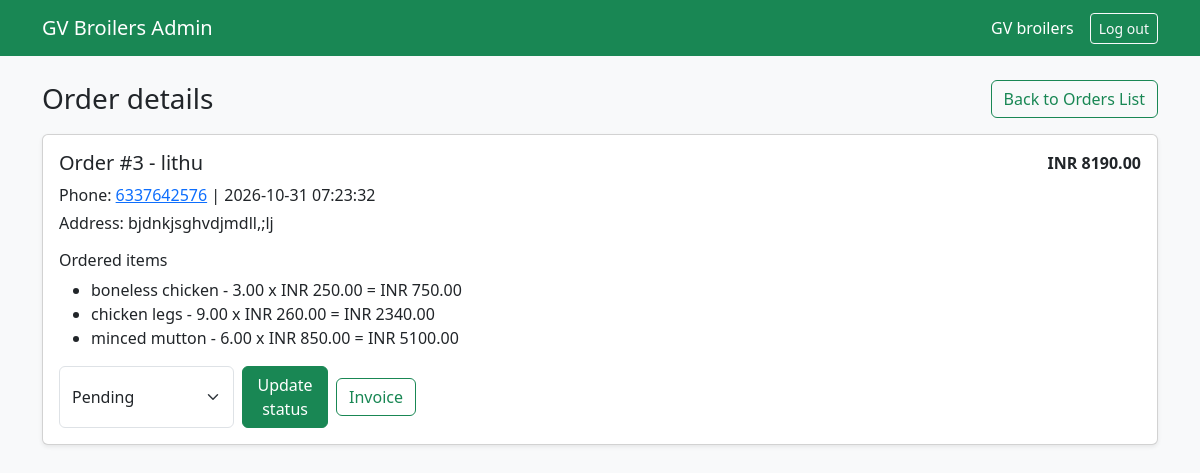
The page /admin-order-details.php?id=3 (signed in) on the database its author committed.
### tables this page shows
CREATE TABLE IF NOT EXISTS `orders` (
  `id` bigint(20) UNSIGNED NOT NULL AUTO_INCREMENT,
  `customer_name` varchar(150) NOT NULL,
  `phone` varchar(20) NOT NULL,
  `address` text,
  `notes` text,
  `total_amount` decimal(10,2) NOT NULL DEFAULT '0.00',
  `status` enum('pending','confirmed','preparing','delivered','cancelled') NOT NULL DEFAULT 'pending',
  `created_at` timestamp NOT NULL DEFAULT CURRENT_TIMESTAMP,
  PRIMARY KEY (`id`)
);

CREATE TABLE IF NOT EXISTS `order_items` (
  `id` bigint(20) UNSIGNED NOT NULL AUTO_INCREMENT,
  `order_id` bigint(20) UNSIGNED NOT NULL,
  `product_id` int(11) NOT NULL,
  `product_name` varchar(150) NOT NULL,
  `quantity` decimal(10,2) NOT NULL,
  `unit_price` decimal(10,2) NOT NULL,
  `line_total` decimal(10,2) NOT NULL,
  `created_at` timestamp NULL DEFAULT CURRENT_TIMESTAMP,
  PRIMARY KEY (`id`),
  KEY `fk_order_items_order` (`order_id`)
);

### admin-order-details.php (the view, shortened to what this page needs)
<?php
require_once __DIR__ . '/includes/db.php';
$orderId = filter_var(isset($_GET['id']) ? $_GET['id'] : null, FILTER_VALIDATE_INT);
$statuses = array('pending', 'confirmed', 'preparing', 'delivered', 'cancelled');
$stmt = mysqli_prepare($con, 'SELECT id, customer_name, phone, address, notes, total_amount, status, created_at FROM orders WHERE id = ? LIMIT 1');
mysqli_stmt_bind_param($stmt, 'i', $orderId);
mysqli_stmt_execute($stmt);
$order = mysqli_fetch_assoc(mysqli_stmt_get_result($stmt));
$itemStmt = mysqli_prepare($con, 'SELECT product_name, quantity, unit_price, line_total FROM order_items WHERE order_id = ?');
mysqli_stmt_bind_param($itemStmt, 'i', $orderId);
mysqli_stmt_execute($itemStmt);
$items = mysqli_stmt_get_result($itemStmt);
?>
<!DOCTYPE html><html lang="en"><head><link rel="stylesheet" href="css/bootstrap.min.css"></head><body class="bg-light">
<nav class="navbar bg-success navbar-dark"><div class="container"><a class="navbar-brand" href="admin-orders-list.php">GV Broilers Admin</a><span class="text-white ms-auto me-3"><?php echo htmlspecialchars($_SESSION['admin_username'], ENT_QUOTES, 'UTF-8'); ?></span><a class="btn btn-outline-light btn-sm" href="admin-logout.php">Log out</a></div></nav>
<main class="container py-4"><div class="d-flex justify-content-between align-items-center mb-3"><h1 class="h3 mb-0">Order details</h1><a class="btn btn-outline-success" href="admin-orders-list.php">Back to Orders List</a></div>
<section class="card shadow-sm"><div class="card-body"><div class="d-flex flex-wrap justify-content-between gap-2"><h2 class="h5 mb-0">Order #<?php echo (int) $order['id']; ?> - <?php echo htmlspecialchars($order['customer_name'], ENT_QUOTES, 'UTF-8'); ?></h2><strong>INR <?php echo htmlspecialchars($order['total_amount'], ENT_QUOTES, 'UTF-8'); ?></strong></div>
<p class="mb-1 mt-2">Phone: <a href="tel:<?php echo htmlspecialchars($order['phone'], ENT_QUOTES, 'UTF-8'); ?>"><?php echo htmlspecialchars($order['phone'], ENT_QUOTES, 'UTF-8'); ?></a> | <?php echo htmlspecialchars($order['created_at'], ENT_QUOTES, 'UTF-8'); ?></p>
<?php if ($order['address']) { ?><p class="mb-1">Address: <?php echo nl2br(htmlspecialchars($order['address'], ENT_QUOTES, 'UTF-8')); ?></p><?php } ?>
<h3 class="h6 mt-3">Ordered items</h3><ul class="mb-3"><?php while ($item = mysqli_fetch_assoc($items)) { ?><li><?php echo htmlspecialchars($item['product_name'], ENT_QUOTES, 'UTF-8'); ?> - <?php echo htmlspecialchars($item['quantity'], ENT_QUOTES, 'UTF-8'); ?> x INR <?php echo htmlspecialchars($item['unit_price'], ENT_QUOTES, 'UTF-8'); ?> = INR <?php echo htmlspecialchars($item['line_total'], ENT_QUOTES, 'UTF-8'); ?></li><?php } ?></ul>
<div class="d-flex flex-wrap gap-2 align-items-center"><form method="post" class="d-flex gap-2"><input type="hidden" name="csrf" value="<?php echo htmlspecialchars($_SESSION['admin_csrf'], ENT_QUOTES, 'UTF-8'); ?>"><select class="form-select" name="status" aria-label="Order status"><?php foreach ($statuses as $status) { ?><option value="<?php echo $status; ?>" <?php echo $order['status'] === $status ? 'selected' : ''; ?>><?php echo ucfirst($status); ?></option><?php } ?></select><button class="btn btn-success">Update status</button></form><a class="btn btn-outline-success" href="invoice.php?id=<?php echo (int) $order['id']; ?>">Invoice</a></div>
</div></section></main></body></html>

### rows shown on the page
orders: id "3", customer_name "lithu", total_amount "8190.00", phone "6337642576", created_at "2026-10-31 07:23:32", address "bjdnkjsghvdjmdll,;lj", status "Pending"
order_items: product_name "boneless chicken", quantity "3.00", unit_price "250.00", line_total "750.00"
order_items: product_name "chicken legs", quantity "9.00", unit_price "260.00", line_total "2340.00"
order_items: product_name "minced mutton", quantity "6.00", unit_price "850.00", line_total "5100.00"

### other values the page prints
$_SESSION['admin_username'] "GV broilers"
